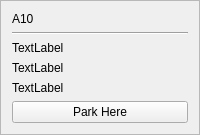
        <widget class="QFrame" name="frame_37">
         <property name="frameShape">
          <enum>QFrame::StyledPanel</enum>
         </property>
         <property name="frameShadow">
          <enum>QFrame::Plain</enum>
         </property>
         <layout class="QGridLayout" name="gridLayout_54">
          <item row="0" column="0">
           <layout class="QVBoxLayout" name="verticalLayout_53">
            <item>
             <widget class="QLabel" name="label_53">
              <property name="text">
               <string>A10</string>
              </property>
             </widget>
            </item>
            <item>
             <widget class="Line" name="line_47">
              <property name="orientation">
               <enum>Qt::Horizontal</enum>
              </property>
             </widget>
            </item>
            <item>
             <widget class="QLabel" name="a10TakenLbl">
              <property name="text">
               <string>TextLabel</string>
              </property>
             </widget>
            </item>
            <item>
             <widget class="QLabel" name="a10handLbl">
              <property name="text">
               <string>TextLabel</string>
              </property>
             </widget>
            </item>
            <item>
             <widget class="QLabel" name="takenByLbla10">
              <property name="text">
               <string>TextLabel</string>
              </property>
             </widget>
            </item>
            <item>
             <widget class="QPushButton" name="a10Btn">
              <property name="text">
               <string>Park Here</string>
              </property>
             </widget>
            </item>
           </layout>
          </item>
         </layout>
        </widget>
